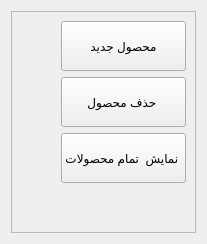
      <widget class="QWidget" name="Products">
       <attribute name="title">
        <string>Page</string>
       </attribute>
       <layout class="QHBoxLayout" name="horizontalLayout">
        <item>
         <widget class="QFrame" name="frame">
          <property name="autoFillBackground">
           <bool>true</bool>
          </property>
          <property name="frameShape">
           <enum>QFrame::StyledPanel</enum>
          </property>
          <property name="frameShadow">
           <enum>QFrame::Raised</enum>
          </property>
          <layout class="QGridLayout" name="gridLayout_5">
           <item row="0" column="0">
            <layout class="QGridLayout" name="gridLayout_8">
             <item row="2" column="1">
              <widget class="QPushButton" name="pushButton_M_4">
               <property name="minimumSize">
                <size>
                 <width>0</width>
                 <height>50</height>
                </size>
               </property>
               <property name="text">
                <string>نمایش  تمام محصولات </string>
               </property>
              </widget>
             </item>
             <item row="1" column="1">
              <widget class="QPushButton" name="pushButton_M_3">
               <property name="minimumSize">
                <size>
                 <width>0</width>
                 <height>50</height>
                </size>
               </property>
               <property name="text">
                <string>حذف محصول </string>
               </property>
              </widget>
             </item>
             <item row="0" column="1">
              <widget class="QPushButton" name="pushButton_M_2">
               <property name="minimumSize">
                <size>
                 <width>0</width>
                 <height>50</height>
                </size>
               </property>
               <property name="autoFillBackground">
                <bool>true</bool>
               </property>
               <property name="text">
                <string>محصول جدید</string>
               </property>
              </widget>
             </item>
             <item row="1" column="0">
              <spacer name="horizontalSpacer">
               <property name="orientation">
                <enum>Qt::Horizontal</enum>
               </property>
               <property name="sizeHint" stdset="0">
                <size>
                 <width>40</width>
                 <height>20</height>
                </size>
               </property>
              </spacer>
             </item>
             <item row="3" column="1">
              <spacer name="verticalSpacer_3">
               <property name="orientation">
                <enum>Qt::Vertical</enum>
               </property>
               <property name="sizeHint" stdset="0">
                <size>
                 <width>20</width>
                 <height>40</height>
                </size>
               </property>
              </spacer>
             </item>
            </layout>
           </item>
          </layout>
         </widget>
        </item>
       </layout>
      </widget>
